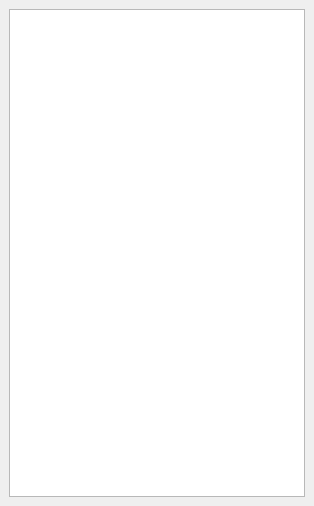
<?xml version="1.0" encoding="UTF-8"?>
<ui version="4.0">
 <class>QxrdAcquisitionScalerDialog</class>
 <widget class="QDockWidget" name="QxrdAcquisitionScalerDialog">
  <property name="geometry">
   <rect>
    <x>0</x>
    <y>0</y>
    <width>314</width>
    <height>506</height>
   </rect>
  </property>
  <property name="windowTitle">
   <string>Scalers</string>
  </property>
  <widget class="QWidget" name="dockWidgetContents">
   <layout class="QGridLayout" name="gridLayout">
    <item row="0" column="0">
     <widget class="QTableView" name="m_AcquisitionScalerView"/>
    </item>
   </layout>
  </widget>
 </widget>
 <resources/>
 <connections/>
</ui>
